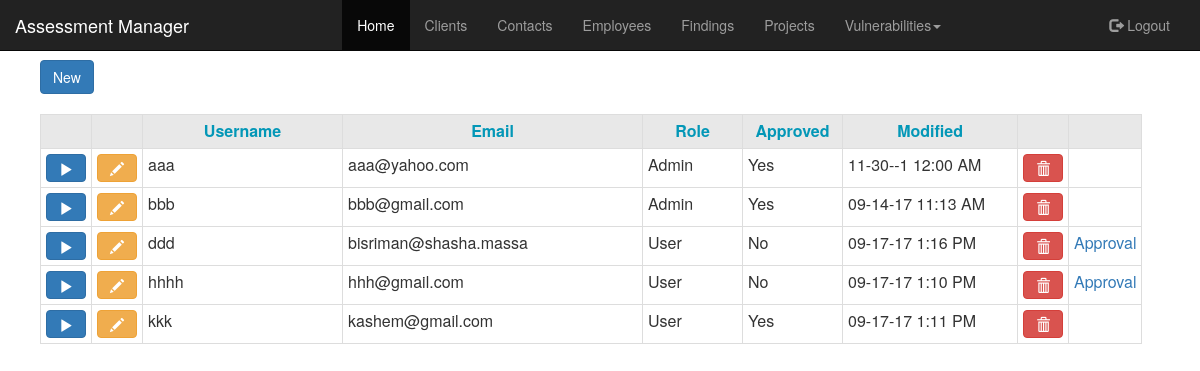
The app's page /php/includes/users.php (signed in) with its own data.
### tables this page shows
CREATE TABLE `users` (
  `userID` int(4) NOT NULL,
  `modified` datetime NOT NULL,
  `username` varchar(50) NOT NULL,
  `email` varchar(50) NOT NULL,
  `password` varchar(128) NOT NULL,
  `salt` varchar(128) NOT NULL,
  `activated` tinyint(1) NOT NULL,
  `role` varchar(25) NOT NULL,
  `approved` tinyint(1) NOT NULL
);

### php/includes/users.php (the view, shortened to what this page needs)
<?php
    $bodyid = "home";
    include "../includes/header.php";
    require_once("../includes/common.php");
    if($_SESSION['user']['role']==1){
?>
<?php
if (isset($_GET['create'])) {
    ?>
    <div class="container">
        <div class="panel panel-primary">
            <div class="panel-heading">
                <h3 class="panel-title">Create Users</h3>
            </div>
        <div class="panel-body">
            <form class="form-horizontal" action="users.php" method="post">
                <div class="form-group">
                    <label class="col-sm-2 control-label">User Name</label>
                    <div class="col-sm-5">
                        <input type="text" class="form-control" name="username" placeholder="User Name">
                    </div>
                </div>
                <div class="form-group">
                    <label class="col-sm-2 control-label">Email</label>
                    <div class="col-sm-3">
                        <input type="text" class="form-control" name="email" placeholder="email">
                    </div>
                </div>
                <div class="form-group">
                    <label class="col-sm-2 control-label">Password</label>
                    <div class="col-sm-3">
                        <input type="password" class="form-control" name="password" placeholder="Password">
                    </div>
                </div>
                <div class="form-group">
                    <label class="col-sm-2 control-label">Retype Password</label>
                    <div class="col-sm-3">
                        <input type="password" class="form-control" name="password2" placeholder="Retype Password">
                    </div>
                </div>
                <div class="form-group">
                    <label class="col-sm-2 control-label">Role</label>
                    <div class="col-sm-5">
                        <select class="form-control" name="role">
                            <option value="2">User</option>
                            <option value="1">Admin</option>
                        </select>
                    </div>
                </div>
                <div class="form-group">
                    <label class="col-sm-2 control-label">Approval</label>
                    <div class="col-sm-5">
                        <select class="form-control" name="approval">
                            <option value="0">No</option>
                            <option value="1">Yes</option>
                        </select>
                    </div>
                </div>
                <div class="form-actions">
                    <button class="btn btn-primary" type="submit" name="create">Create</button>
                    <a class="btn btn-default" href="users.php">Back</a>
                </div>
            </form>
        </div>
        </div>
    </div>
    <?php
}
else {
?>
    <br>
    <a class="btn btn-primary" href="users.php?create" input type="button">New</a>
<?php
    print "<br><br>";
        $query = "SELECT * FROM users ORDER BY username ASC";
        $result = mysqli_query($connection, $query);
?>
<table style="width: auto;" class="table table-bordered table-condensed table-hover">
    <tr>
        <th style="background-color:#E8E8E8;"></th>
        <th style="background-color:#E8E8E8;"></th>
        <th style="background-color:#E8E8E8; color:#0397B7; font-weight:bold; text-align:center;">Username</th>
        <th style="background-color:#E8E8E8; color:#0397B7; font-weight:bold; text-align:center;">Email</th>
        <th style="background-color:#E8E8E8; color:#0397B7; font-weight:bold; text-align:center;">Role</th>
        <th style="background-color:#E8E8E8; color:#0397B7; font-weight:bold; text-align:center;">Approved</th>
        <th style="background-color:#E8E8E8; color:#0397B7; font-weight:bold; text-align:center;">Modified</th>
        <th style="background-color:#E8E8E8;"></th>
        <th style="background-color:#E8E8E8;"></th>
    </tr>
    <?php
        while($row = mysqli_fetch_assoc($result)) {
            $time = strtotime($row['modified']);
            $myDateFormat = date("m-d-y g:i A", $time);
            $query = "SELECT * FROM users where userID = ".intval($row['userID']);
            $finding = mysqli_query($connection, $query);
            echo '
            <tr>
                <td width="50">'.'<a class="btn btn-primary" href="users.php?read='.$row['userID'].'"><span class="glyphicon glyphicon-play"></span></a>'.'</td>
                <td width="50">'.'<a class="btn btn-warning" href="users.php?update='.$row['userID'].'"><span class="glyphicon glyphicon-pencil"></span></a>'.'</td>
                <td width="200">'.$row["username"].'</td>
                <td width="300">'.$row["email"].'</td>
                ';
            if($row["role"]==1){
            echo'
                <td width="100">Admin</td>
                ';}
            else if($row["role"]==2){
            echo'
                <td width="100">User</td>
                ';
            }
            echo '
                <td width="100">'
?>
				<?php if($row["approved"]==1){
					print "Yes";
				}
				else if($row["approved"]==0){
					print "No";
				}
					 ?>
<?php
			echo
				'</td>
                <td width="175">'.$myDateFormat.'</td>
                <td width="50">'.'<a class="btn btn-danger" href="users.php?delete='.$row['userID'].'"
                onclick="return confirm(\'Are you sure you want to delete this record?\');"><span class="glyphicon glyphicon-trash"></span></a>'.'</td>'
                ?>
                <td><?php if($row["approved"]==0){?> <a href="users.php?approval=<?php print $row["userID"];  ?>">Approval</a> <?php } ?></td>
            </tr>
     <?php
        }
    ?>
</table>
<?php
} ?>
<?php include '../includes/footer.php'; ?>
<?php } else {
        header("Location: ../index.php");
        die("Redirecting to ../index.php");
}
    ?>

### php/includes/common.php (shortened to what this page needs)
<?php
    $username = "root";
    $password = "";
    $host = "localhost";
    $dbname = "amdb";
    $connection = mysqli_connect($host, $username, $password, $dbname);
    if (!$connection) {
        die ("DB connection failed. " . mysql_error());
    }
    else {
        print("\nConnection is OK. ");
    }

### php/includes/header.php (shortened to what this page needs)
<?php
    require_once("common.php");
?>
<!DOCTYPE html>
<html lang="en">
<head>
    <link rel="stylesheet" href="../public/resources/css/bootstrap.min.css">
    <?php require_once "../includes/common.php"; ?>
    <link rel="stylesheet" href="../public/resources/css/jquery-ui.css">
</head>
<body id=<?php echo $bodyid ?>>
<div class="navbar navbar-inverse navbar-fixed-top" role="navigation">
    <div class="navbar-header">
        <a class="navbar-brand" href="https://www.github.com/leebaird/assessment-manager" target="_blank">Assessment Manager</a>
    </div>
    <div class="collapse navbar-collapse">
        <div class="container">
            <ul class="nav navbar-nav">
                <li><a href="../public/home.php">Home</a></li>
                <li><a href="../public/clients.php">Clients</a></li>
                <li><a href="../public/contacts.php">Contacts</a></li>
                <li><a href="../public/employees.php">Employees</a></li>
                <li><a href="../public/findings.php">Findings</a></li>
                <li><a href="../public/projects.php">Projects</a></li>
                <li class="dropdown"><a class="dropdown-toggle" data-toggle="dropdown" href="#">Vulnerabilities<span class="caret"></span></a>
                </li>
            </ul>
            <ul class="nav navbar-nav navbar-right">
                <li>
                    <a href="../public/logout.php"><span class="glyphicon glyphicon-log-out"></span> Logout</a>
                </li>
            </ul>
        </div>
    </div>
</div>
<br><br>

### php/includes/footer.php (shortened to what this page needs)
</body>
</html>

### php/includes/header.php (style rules this page uses)
body { background-color: White; margin-left: 40px; margin-right: 40px; }
.navbar .navbar-nav { display: inline-block; float: none; vertical-align: top; }
.navbar .navbar-collapse { text-align: center; }
.navbar .navbar-right { display: inline-block; float: none; text-align: right; vertical-align: top; }

### records on screen
users: username "aaa", email "aaa@yahoo.com", role "Admin", approved "Yes", modified "11-30--1 12:00 AM"
users: username "bbb", email "bbb@gmail.com", role "Admin", approved "Yes", modified "09-14-17 11:13 AM"
users: username "ddd", email "bisriman@shasha.massa", role "User", approved "No", modified "09-17-17 1:16 PM"
users: username "hhhh", email "hhh@gmail.com", role "User", approved "No", modified "09-17-17 1:10 PM"
users: username "kkk", email "kashem@gmail.com", role "User", approved "Yes", modified "09-17-17 1:11 PM"
